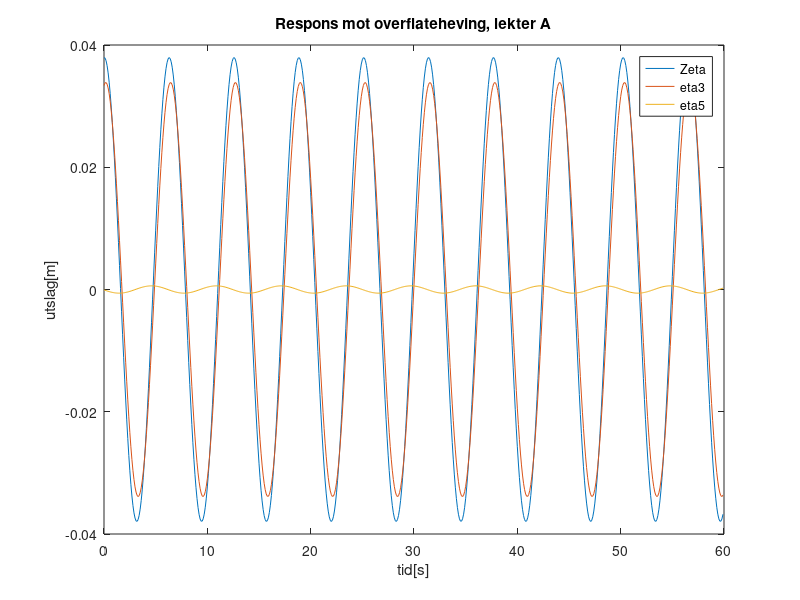
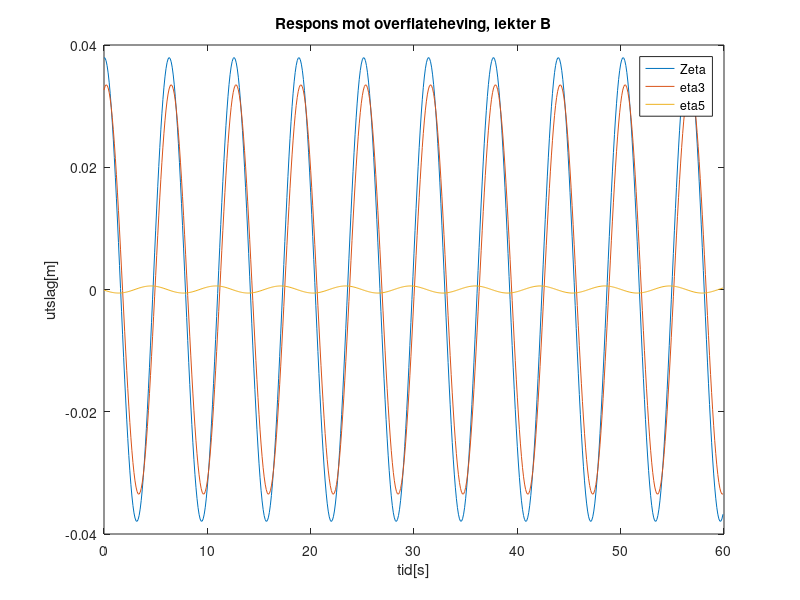

MATLAB code to generate these figures, in order:
load overflateplott.dat
load responsplott.dat

N = 1000;
deltaomega = 3/N;
[steg a] = size(overflateplott);
t=0:steg-1;
tid = 0:0.1:59.9;

figure
plot(tid,overflateplott, tid,responsplott(1:steg,1),....
    tid,responsplott(1:steg,2));
title('Respons mot overflateheving, lekter A');
xlabel('tid[s]');
ylabel('utslag[m]');
legend('Zeta','eta3','eta5');

figure
plot(tid,overflateplott, tid,responsplott(steg+1:2*steg,1),....
    tid,responsplott(steg+1:2*steg,2));
title('Respons mot overflateheving, lekter B');
xlabel('tid[s]');
ylabel('utslag[m]');
legend('Zeta','eta3','eta5');